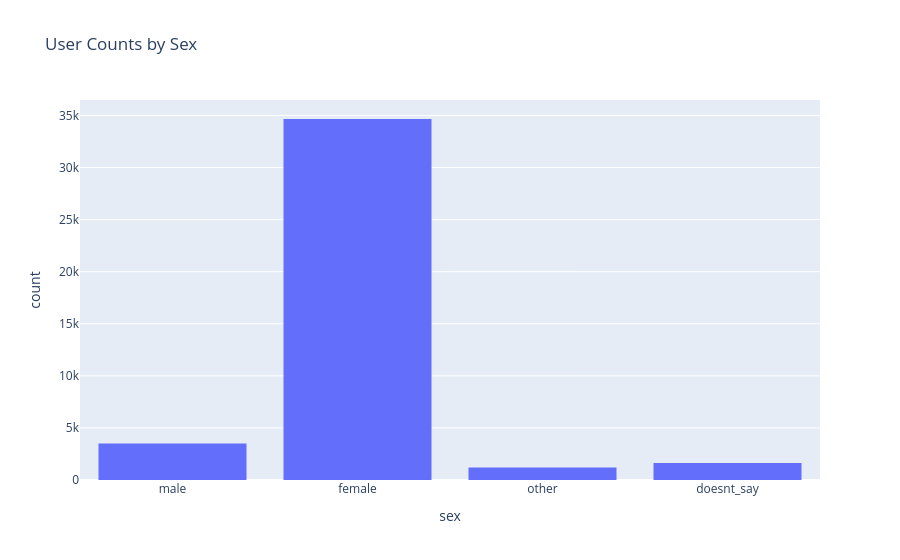

Source (notebook cell):
### Markdown cell above
#### User Counts by Sex

### Code cell
# Plot User Counts by Sex
fig = px.histogram(user_df, x='sex', title='User Counts by Sex')
fig.show()

### Figure 1 — Plotly figure (JSON) as saved in the notebook; plotly's stock layout.template omitted (floating-point values rounded to 4 significant figures; data arrays with more than 128 entries replaced by an {"elided": "..."} marker saying what was removed)
{"data": [{"bingroup": "x", "hovertemplate": "sex=%{x}<br>count=%{y}<extra></extra>", "legendgroup": "", "marker": {"color": "#636efa", "pattern": {"shape": ""}}, "name": "", "orientation": "v", "showlegend": false, "type": "histogram", "x": {"elided": "42283 str values"}, "xaxis": "x", "yaxis": "y"}], "layout": {"barmode": "relative", "legend": {"tracegroupgap": 0}, "title": {"text": "User Counts by Sex"}, "xaxis": {"anchor": "y", "domain": [0, 1], "title": {"text": "sex"}}, "yaxis": {"anchor": "x", "domain": [0, 1], "title": {"text": "count"}}}}
